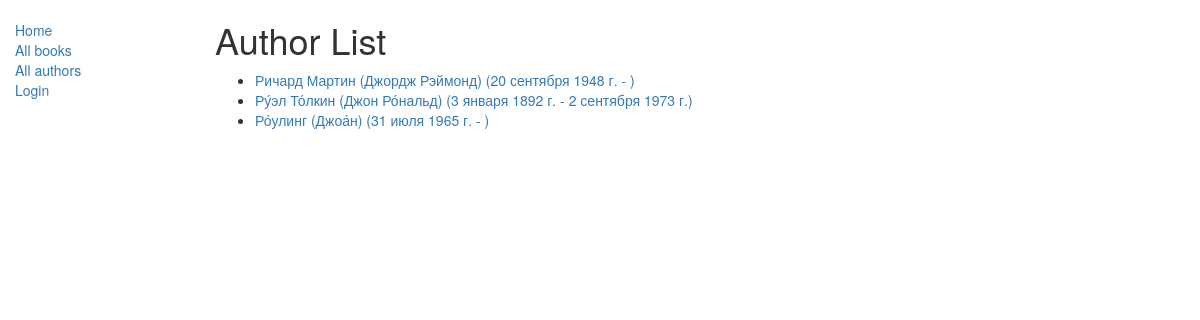
The app's page /catalog/authors/, older data.
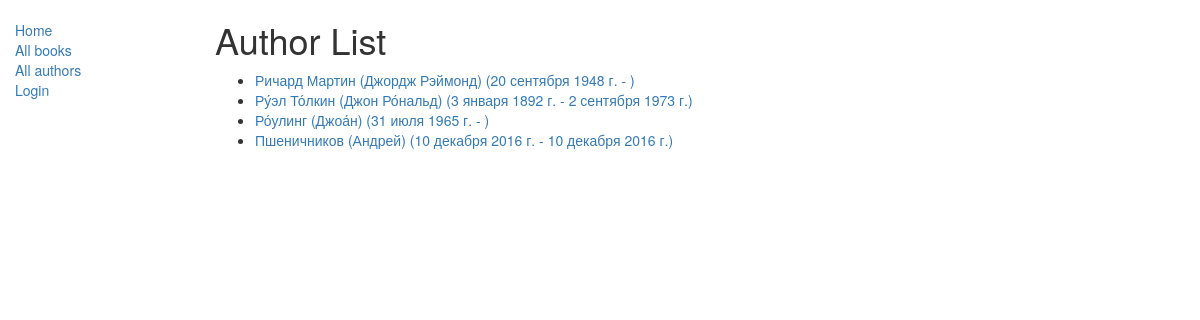
The same page, newer data.
### catalog/models.py (models this page shows)
class Author(models.Model):
    first_name = models.CharField(max_length=100)
    last_name = models.CharField(max_length=100)
    date_of_birth = models.DateField('birth', null=True, blank=True)
    date_of_death = models.DateField('died', null=True, blank=True)
    def get_absolute_url(self):
        return reverse('author-detail', args=[str(self.id)])
    def __str__(self):
        return '{0} ({1})'.format(self.last_name, self.first_name)

### catalog/views.py (the view)
class AuthorListView(generic.ListView):
    model = Author
    paginate_by = 10

### catalog/templates/catalog/author_list.html (shortened to what this page needs)
{% extends "base_generic.html" %}
{% block content %}
    <h1>Author List</h1>
    {% if author_list %}
    <ul>
      {% for author in author_list %}
      <li>
        <a href="{{ author.get_absolute_url }}">{{ author }} ({{author.date_of_birth}} - {% if author.date_of_death %}{{author.date_of_death}}{% endif %})</a>
      </li>
      {% endfor %}
    </ul>
    {% else %}
      <p>There are no authors.</p>
    {% endif %}
{% endblock %}

Row changes from the older to the newer data that the page shows:
added Author: last_name+first_name "Пшеничников (Андрей)", date_of_birth "10 декабря 2016 г.", date_of_death "10 декабря 2016 г."
